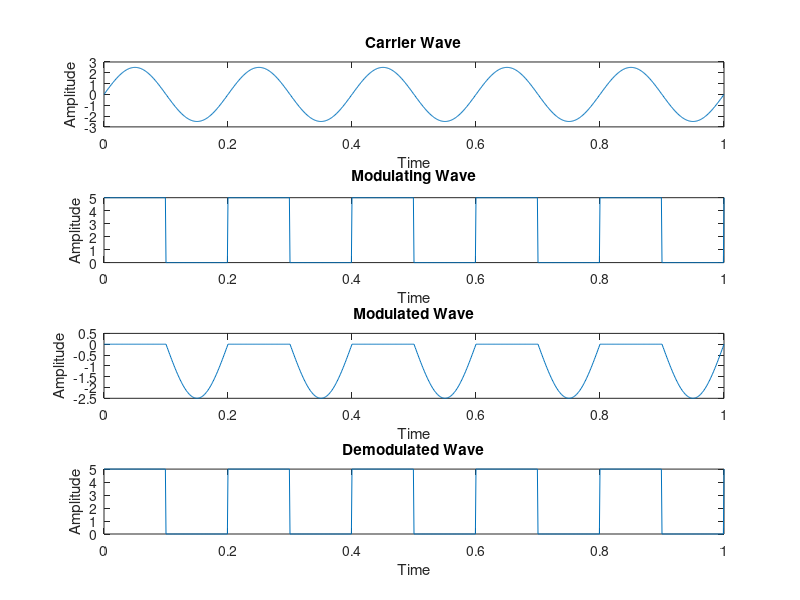

Source code (MATLAB):
clc;
close all;
clear all;

fc = input('Enter the frequency of sine carrier wave: ');
fm = input('Enter the frequency of modulating Binary signal: ');
amp1 = input('Enter the amplitude of Carrier signal: ');
amp2 = input('Enter the amplitude of Modulating signal: ');
amp1 = amp1 / 2;
amp2 = amp2 / 2;
t = 0:0.001:1;
c1 = amp1 .* sin(2 * pi * fc * t);

subplot(4, 1, 1);
plot(t, c1);
xlabel('Time');
ylabel('Amplitude');
title('Carrier Wave');

m = amp2 .* square(2 * pi * fm * t) + amp2;

subplot(4, 1, 2);
plot(t, m);
xlabel('Time');
ylabel('Amplitude');
title('Modulating Wave');

for i = 0:1000
    if (m(i + 1) == 0)
        mm(i + 1) = c1(i + 1);
    else
        mm(i + 1) = 0;
    end
end

subplot(4, 1, 3);
plot(t, mm);
xlabel('Time');
ylabel('Amplitude');
title('Modulated Wave');

for i = 0:1000
    if mm(i + 1) == c1(i + 1)
        dm(i + 1) = m(i + 1);
    else
        dm(i + 1) = m(i + 1);
    end
end

subplot(4, 1, 4);
plot(t, dm);
xlabel('Time');
ylabel('Amplitude');
title('Demodulated Wave');

